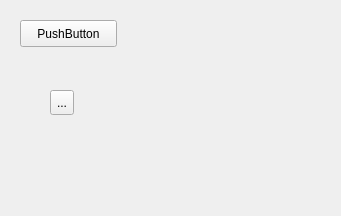
<?xml version="1.0" encoding="UTF-8"?>
<ui version="4.0">
 <class>GuettaCapture</class>
 <widget class="QWidget" name="GuettaCapture">
  <property name="geometry">
   <rect>
    <x>0</x>
    <y>0</y>
    <width>341</width>
    <height>216</height>
   </rect>
  </property>
  <property name="windowTitle">
   <string>GuettaViewer</string>
  </property>
  <widget class="QPushButton" name="pushButton">
   <property name="geometry">
    <rect>
     <x>20</x>
     <y>20</y>
     <width>97</width>
     <height>27</height>
    </rect>
   </property>
   <property name="text">
    <string>PushButton</string>
   </property>
  </widget>
  <widget class="QToolButton" name="toolButton">
   <property name="geometry">
    <rect>
     <x>50</x>
     <y>90</y>
     <width>24</width>
     <height>25</height>
    </rect>
   </property>
   <property name="text">
    <string>...</string>
   </property>
  </widget>
 </widget>
 <resources/>
 <connections/>
</ui>
